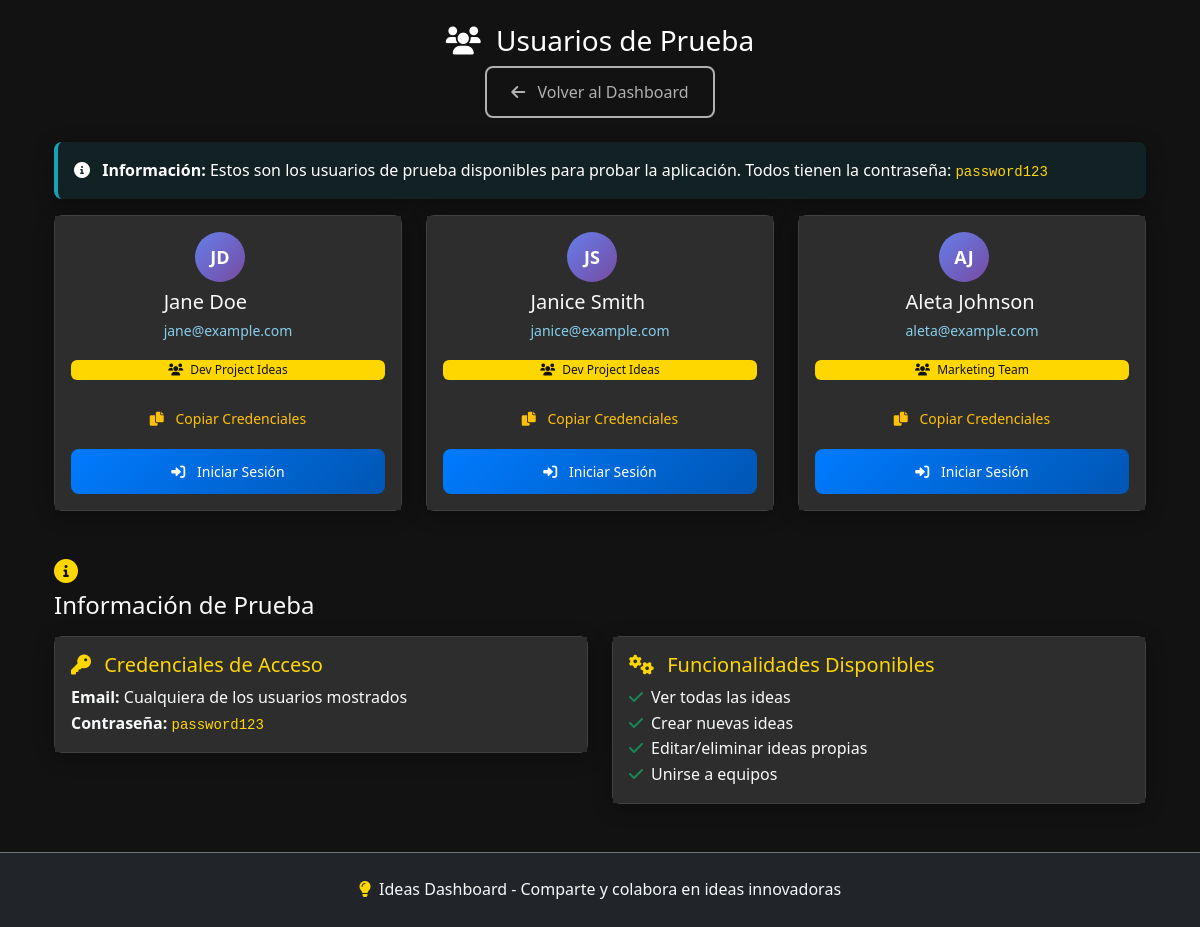
Page /admin/test-users on the committed database.
### models.py (models this page shows, shortened)
class User(db.Model):
    id = db.Column(db.Integer, primary_key=True)
    first_name = db.Column(db.String(50), nullable=False)
    last_name = db.Column(db.String(50), nullable=False)
    email = db.Column(db.String(120), unique=True, nullable=False)
    password_hash = db.Column(db.String(128), nullable=False)
    created_at = db.Column(db.DateTime, default=datetime.utcnow)
    updated_at = db.Column(db.DateTime, default=datetime.utcnow, onupdate=datetime.utcnow)
    ideas = db.relationship('Idea', backref='author', lazy=True, cascade='all, delete-orphan')
    team_id = db.Column(db.Integer, db.ForeignKey('team.id'), nullable=True)
    team = db.relationship('Team', backref='members', lazy=True)
    def get_full_name(self):
        return f"{self.first_name} {self.last_name}"

class Team(db.Model):
    id = db.Column(db.Integer, primary_key=True)
    name = db.Column(db.String(100), unique=True, nullable=False)
    created_at = db.Column(db.DateTime, default=datetime.utcnow)
    updated_at = db.Column(db.DateTime, default=datetime.utcnow, onupdate=datetime.utcnow)

### routes/admin_routes.py (the view)
@admin_bp.route('/test-users')
def test_users():
    test_users = User.query.all()
    teams = Team.query.all()
    return render_template('admin/test_users.html',
                         users=test_users,
                         teams=teams)

### templates/admin/test_users.html (shortened to what this page needs)
{% extends "base.html" %}
{% block content %}
<div class="container mt-4">
    <div class="row">
        <div class="col-12">
            <div class="d-flex justify-content-between align-items-center mb-4">
                <h1 class="h3 mb-0">
                    <i class="fas fa-users me-2"></i>
                    Usuarios de Prueba
                </h1>
                <a href="{{ url_for('ideas.dashboard') }}" class="btn btn-outline-secondary">
                    <i class="fas fa-arrow-left me-2"></i>
                    Volver al Dashboard
                </a>
            </div>
            <div class="alert alert-info">
                <i class="fas fa-info-circle me-2"></i>
                <strong>Información:</strong> Estos son los usuarios de prueba disponibles para probar la aplicación.
                Todos tienen la contraseña: <code class="text-warning">password123</code>
            </div>
            <div class="row">
                {% for user in users %}
                <div class="col-md-6 col-lg-4 mb-4">
                    <div class="card h-100 shadow-custom">
                        <div class="card-body">
                            <div class="d-flex align-items-center mb-3">
                                <div class="avatar-circle me-3">
                                    {{ user.first_name[0] }}{{ user.last_name[0] }}
                                </div>
                                <div>
                                    <h5 class="card-title mb-1 text-light">{{ user.get_full_name() }}</h5>
                                    <small class="text-info">{{ user.email }}</small>
                                </div>
                            </div>
                            <div class="mb-3">
                                <span class="badge bg-primary">
                                    <i class="fas fa-users me-1"></i>
                                    {{ user.team.name if user.team else 'Sin equipo' }}
                                </span>
                            </div>
                            <div class="d-grid gap-2">
                                <button class="btn btn-outline-warning btn-sm"
                                        onclick="copyCredentials('{{ user.email }}', 'password123')">
                                    <i class="fas fa-copy me-2"></i>
                                    Copiar Credenciales
                                </button>
                                <button class="btn btn-primary btn-sm"
                                        onclick="loginWithUser('{{ user.email }}', 'password123')">
                                    <i class="fas fa-sign-in-alt me-2"></i>
                                    Iniciar Sesión
                                </button>
                            </div>
                        </div>
                    </div>
                </div>
                {% endfor %}
            </div>
            <div class="mt-4">
                <h4 class="mb-3 text-light">
                    <i class="fas fa-info-circle me-2 text-warning"></i>
                    Información de Prueba
                </h4>
                <div class="row">
                    <div class="col-md-6">
                        <div class="card shadow-custom">
                            <div class="card-body">
                                <h5 class="card-title text-warning">
                                    <i class="fas fa-key me-2"></i>
                                    Credenciales de Acceso
                                </h5>
                                <ul class="list-unstyled mb-0 text-light">
                                    <li><strong>Email:</strong> Cualquiera de los usuarios mostrados</li>
                                    <li><strong>Contraseña:</strong> <code class="text-warning">password123</code></li>
                                </ul>
                            </div>
                        </div>
                    </div>
                    <div class="col-md-6">
                        <div class="card shadow-custom">
                            <div class="card-body">
                                <h5 class="card-title text-warning">
                                    <i class="fas fa-cogs me-2"></i>
                                    Funcionalidades Disponibles
                                </h5>
                                <ul class="list-unstyled mb-0 text-light">
                                    <li><i class="fas fa-check text-success me-2"></i>Ver todas las ideas</li>
                                    <li><i class="fas fa-check text-success me-2"></i>Crear nuevas ideas</li>
                                    <li><i class="fas fa-check text-success me-2"></i>Editar/eliminar ideas propias</li>
                                    <li><i class="fas fa-check text-success me-2"></i>Unirse a equipos</li>
                                </ul>
                            </div>
                        </div>
                    </div>
                </div>
            </div>
        </div>
    </div>
</div>
{% endblock %}

### templates/base.html (shortened to what this page needs)
<!DOCTYPE html>
<html lang="es">
<head>
    <link href="https://cdn.jsdelivr.net/npm/bootstrap@5.3.0/dist/css/bootstrap.min.css" rel="stylesheet">
    <link href="https://cdnjs.cloudflare.com/ajax/libs/font-awesome/6.0.0/css/all.min.css" rel="stylesheet">
    <link href="{{ url_for('static', filename='css/style.css') }}" rel="stylesheet">
</head>
<body>
    <main class="container mt-4">
        {% block content %}{% endblock %}
    </main>
    <footer class="bg-dark mt-5 py-4 border-top border-secondary">
        <div class="container text-center">
            <p class="text-light mb-0">
                <i class="fas fa-lightbulb me-1 text-warning"></i>
                Ideas Dashboard - Comparte y colabora en ideas innovadoras
            </p>
        </div>
    </footer>
</body>
</html>

### static/css/style.css (style rules this page uses)
:root { --primary-color: #1a1a1a; --secondary-color: #2d2d2d; --accent-color: #ffd700; --success-color: #28a745; --warning-color: #ffc107; --danger-color: #dc3545; --info-color: #17a2b8; --light-color: #f8f9fa; --dark-color: #121212; --text-primary: #ffffff; --text-secondary: #b0b0b0; --text-muted: #6c757d; --border-color: #404040; --border-radius: 8px; --box-shadow: 0 4px 20px rgba(0, 0, 0, 0.3); --transition: all 0.3s ease; }
body { font-family: 'Segoe UI', Tahoma, Geneva, Verdana, sans-serif; background-color: var(--dark-color); color: var(--text-primary); line-height: 1.6; min-height: 100vh; }
.card { background-color: var(--secondary-color); border: 1px solid var(--border-color); border-radius: var(--border-radius); box-shadow: var(--box-shadow); transition: var(--transition); color: var(--text-primary); }
.card-body { background-color: var(--secondary-color); color: var(--text-primary); }
.btn { border-radius: var(--border-radius); font-weight: 500; transition: var(--transition); border: none; padding: 0.75rem 1.5rem; }
.btn-primary { background: linear-gradient(135deg, #007bff, #0056b3); color: white; }
.btn-outline-secondary { border: 2px solid var(--text-secondary); color: var(--text-secondary); background: transparent; }
.mb-3, .mb-4 { display: flex; flex-direction: column; gap: 0.5rem; }
.alert { border-radius: var(--border-radius); border: none; box-shadow: var(--box-shadow); }
.alert-info { background-color: rgba(23, 162, 184, 0.1); border-left: 4px solid var(--info-color); color: var(--text-primary); }
footer { margin-top: auto; border-top: 1px solid var(--border-color); background-color: var(--primary-color); }
.fas, .far { transition: var(--transition); }
.text-info { color: #5bc0de !important; }
.text-warning { color: var(--accent-color) !important; }
small.text-info { color: #87ceeb !important; font-weight: 500; }
.shadow-custom { box-shadow: 0 4px 20px rgba(0, 0, 0, 0.3); }
.badge { font-weight: 500; }
.badge.bg-primary { background-color: var(--accent-color) !important; color: var(--dark-color) !important; }

### templates/admin/test_users.html (style rules this page uses)
.avatar-circle { width: 50px; height: 50px; border-radius: 50%; background: linear-gradient(135deg, #667eea 0%, #764ba2 100%); display: flex; align-items: center; justify-content: center; color: white; font-weight: bold; font-size: 18px; }
.card { transition: transform 0.2s ease-in-out; }

### rows in the picture
User: first_name "J", last_name "D", get_full_name "Jane Doe", email "jane@example.com", team "Dev Project Ideas"
User: first_name "J", last_name "S", get_full_name "Janice Smith", email "janice@example.com", team "Dev Project Ideas"
User: first_name "A", last_name "J", get_full_name "Aleta Johnson", email "aleta@example.com", team "Marketing Team"
